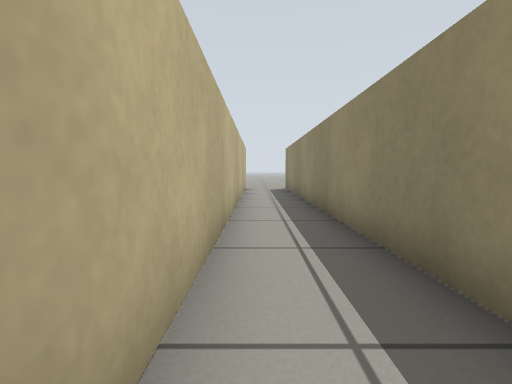
[1] (above)

17 first-person views from a walk through a robot-simulator world made for Gazebo. The camera is 0.45 m above the floor, tilts 4° down and sees 80° across. Floor lines are 1 m apart. The floor is counted in squares, 0.5 m on a side. Each view is taken from the middle of a square. On the plan, view 1 faces up. The plan holds only what a view shows up to about 11 squares ahead; the rest is blank.

[2]
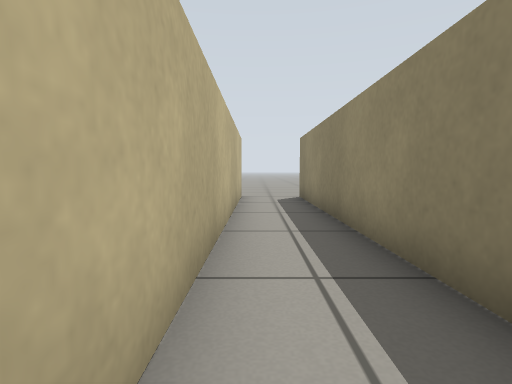

[3]
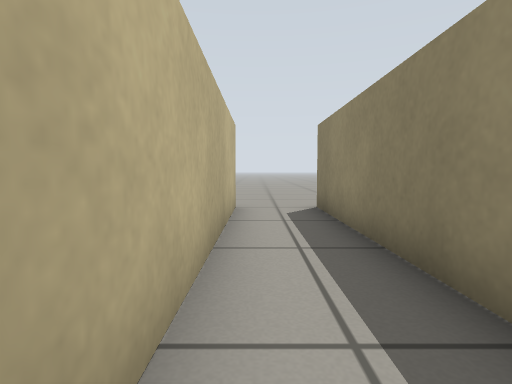

[4]
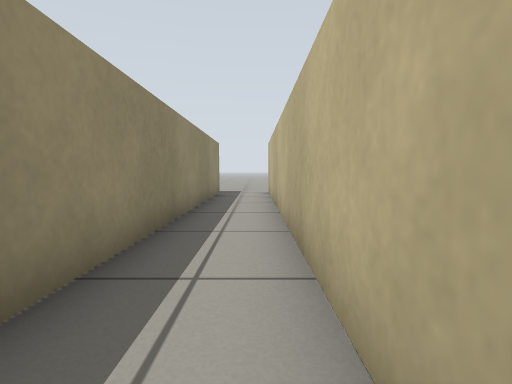

[5]
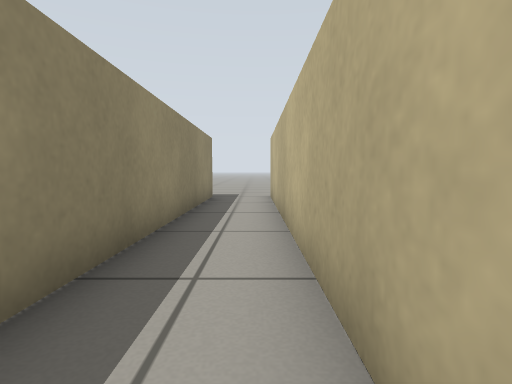

[6]
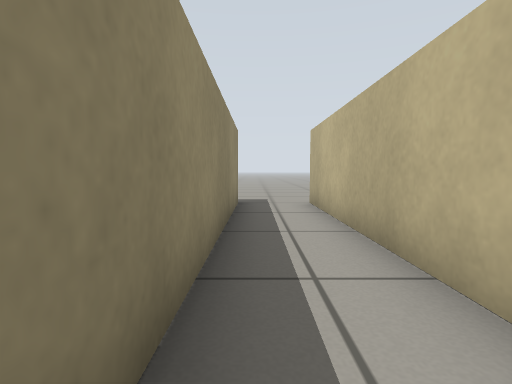

[7]
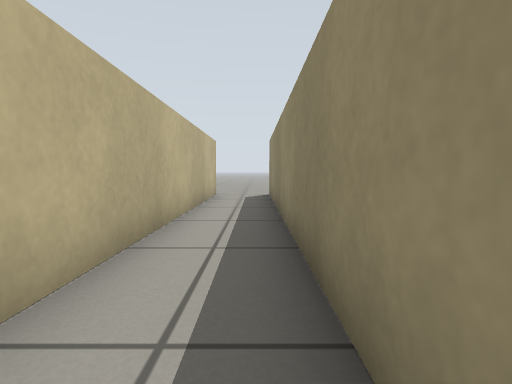

[8]
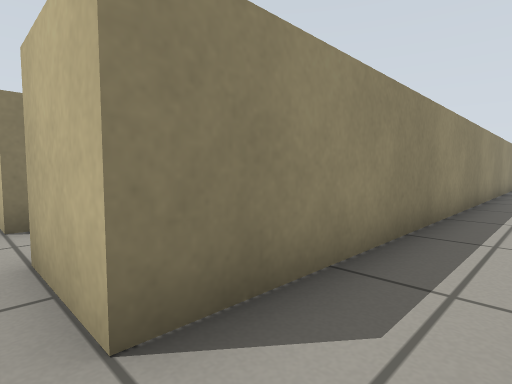

[9]
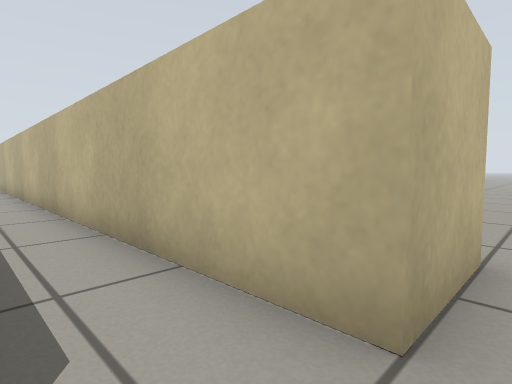

[10]
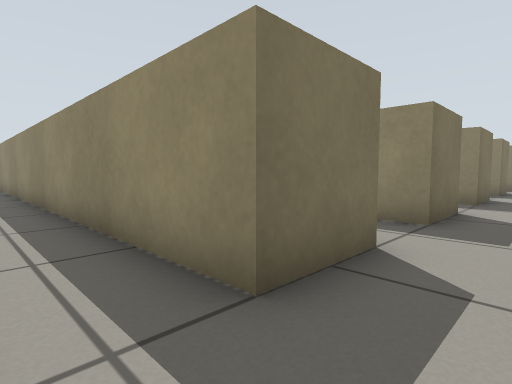

[11]
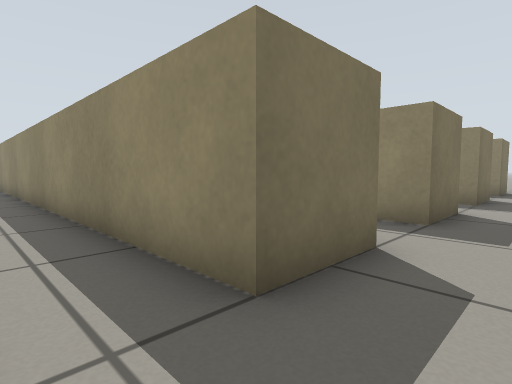

[12]
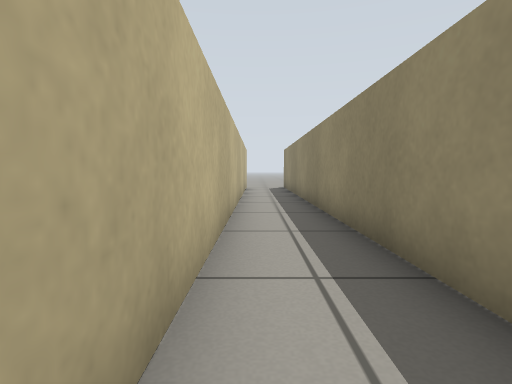

[13]
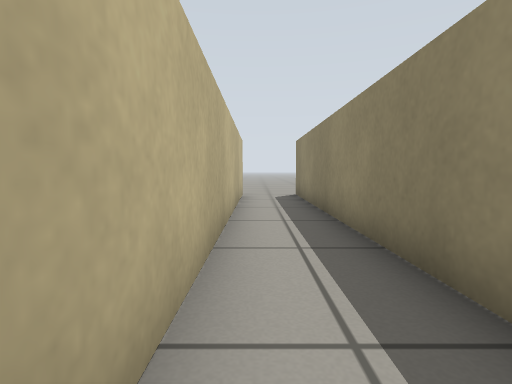

[14]
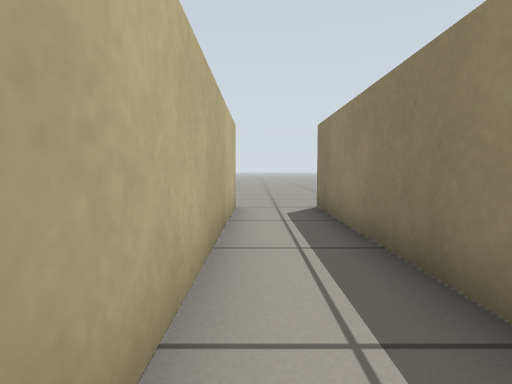

[15]
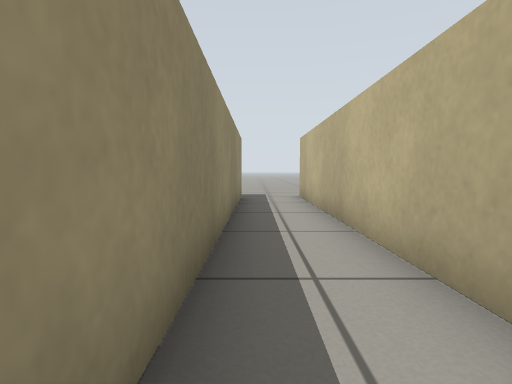

[16]
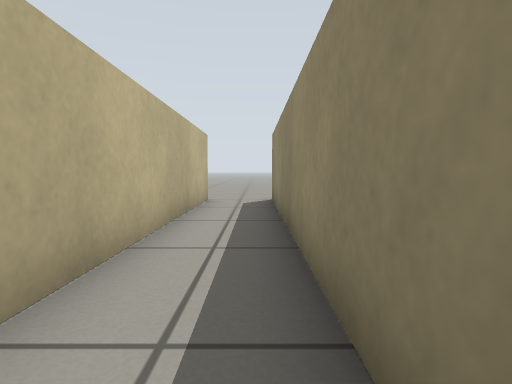

[17]
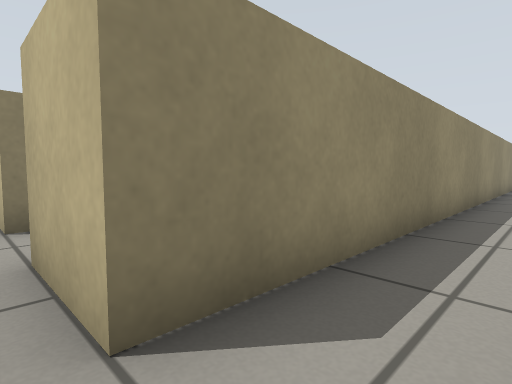

### Floor plan
Points are (right, up) in squares from view 1. A wall is a line through its corners. A room is listed if a view was taken in it or the views show most of it. See-through windows are left out.
Room 1 (views 1, 2, 3, 4, 5, 6, 7, 8, 9, 10)
walls: (-0.5, 15.5) (-0.5, -4.5); (3.5, -4.5) (1.5, -4.5) (1.5, 15.5) (3.5, 15.5)
ways out: opening at (2.5, -5.5) to room 2; opening at (2.5, 16.5) to room 2; opening at (-1.5, 16.5)
Room 2 (views 11, 12, 13, 14, 15, 16, 17)
walls: (3.5, 15.5) (3.5, -4.5); (7.6, -4.5) (5.5, -4.5) (5.5, 15.5) (7.5, 15.5)
ways out: opening at (2.5, -5.5) to room 1; opening at (2.5, 16.5) to room 1; opening at (6.5, -5.5); opening at (6.5, 16.5)

Positions as (right, up) in squares from view 1, and headings:
1: (0, 0), facing up
2: (0, 5), facing up
3: (0, 8), facing up
4: (0, 8), facing down
5: (0, 6), facing down
6: (1, 4), facing down
7: (1, 4), facing up
8: (0, 16), facing down-right
9: (1, 16), facing down-left
10: (0, -6), facing up-right
11: (4, -6), facing up-right
12: (4, -1), facing up
13: (4, 4), facing up
14: (4, 8), facing up
15: (5, 6), facing down
16: (5, 6), facing up
17: (4, 16), facing down-right
